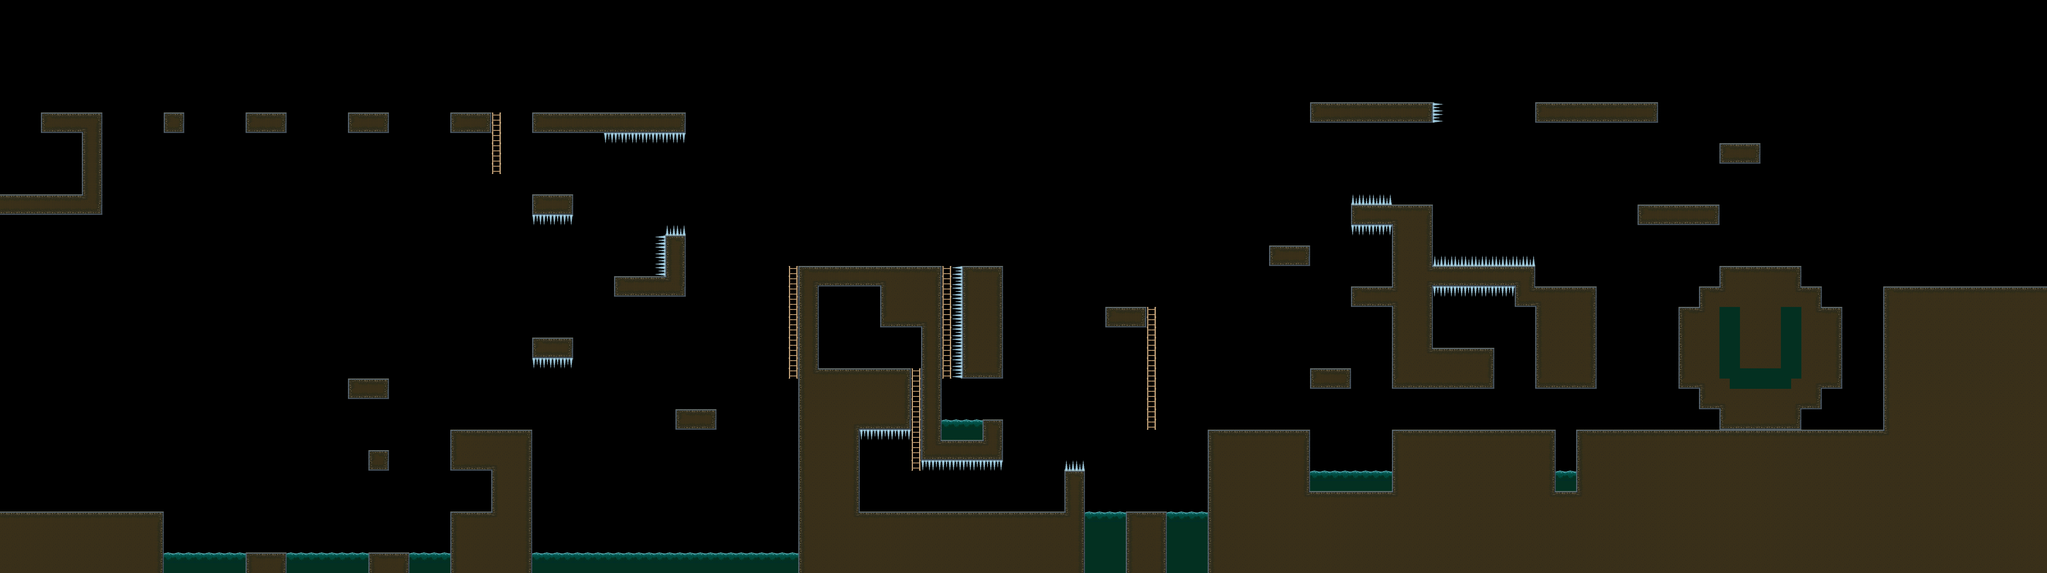

A level layout from a 2D game, rendered from its tile map. Below: a short description, then the map file with tile-grid data replaced by summaries:
An orthogonal 200x56 tile map with 34x34 px tiles, 1 tile layer (level-layer) and 48 objects.

<map version="1.0" orientation="orthogonal" renderorder="right-down" width="200" height="56" tilewidth="34" tileheight="34" nextobjectid="69">
 <properties>
  <property name="colleguesMan" value="25" />
  <property name="colleguesWoman" value="24" />
  <property name="enemies" value="26" />
  <property name="guards" value="28" />
  <property name="platform" value="201,202,203,204,205,206,207,208,209,210,211,212,221" />
  <property name="stairs" value="261" />
  <property name="thorns" value="281,282,283,284" />
 </properties>
 <tileset firstgid="1" name="blocks" tilewidth="34" tileheight="34" tilecount="400" columns="20">
  <image source="../img/blocks1.png" width="680" height="680" />
 </tileset>
 <layer name="level-layer" width="200" height="56">
  <data>[11200 cells, 2942 non-empty, 23 distinct tile ids]</data>
 </layer>
 <objectgroup name="enemy-layer">
  <object id="8" gid="26" x="1564" y="1700" width="34" height="34" />
  <object id="9" gid="26" x="1258" y="1836" width="34" height="34" />
  <object id="10" gid="26" x="102" y="646" width="34" height="34" />
  <object id="11" gid="26" x="1904" y="374" width="34" height="34" />
  <object id="12" gid="26" x="850" y="374" width="34" height="34" />
  <object id="13" gid="26" x="2856" y="1224" width="34" height="34" />
  <object id="14" gid="26" x="3400" y="1700" width="34" height="34" />
  <object id="15" gid="26" x="4046" y="1428" width="34" height="34" />
  <object id="16" gid="26" x="4828" y="1428" width="34" height="34" />
  <object id="17" gid="26" x="4896" y="1156" width="34" height="34" />
  <object id="18" gid="26" x="4522" y="340" width="34" height="34" />
  <object id="19" gid="26" x="2108" y="918" width="34" height="34" />
  <object id="20" gid="26" x="3026" y="884" width="34" height="34" />
  <object id="22" gid="26" x="4522" y="952" width="34" height="34" />
  <object id="27" gid="26" x="5372" y="340" width="34" height="34" />
  <object id="28" gid="26" x="5848" y="884" width="34" height="34" />
  <object id="31" gid="26" x="4692" y="680" width="34" height="34" />
  <object id="33" gid="261" x="5304" y="986" width="34" height="34" />
  <object id="34" gid="261" x="5304" y="1020" width="34" height="34" />
  <object id="35" gid="261" x="5304" y="1054" width="34" height="34" />
  <object id="36" gid="261" x="5304" y="1088" width="34" height="34" />
  <object id="37" gid="261" x="5304" y="1122" width="34" height="34" />
  <object id="38" gid="261" x="5304" y="1156" width="34" height="34" />
  <object id="39" gid="261" x="5304" y="1190" width="34" height="34" />
  <object id="40" gid="261" x="5304" y="1224" width="34" height="34" />
  <object id="41" gid="261" x="5304" y="1258" width="34" height="34" />
  <object id="42" gid="261" x="5304" y="1292" width="34" height="34" />
 </objectgroup>
 <objectgroup name="collegue-layer">
  <object id="43" gid="24" x="238" y="646" width="34" height="34" />
  <object id="44" gid="24" x="2108" y="374" width="34" height="34" />
  <object id="45" gid="24" x="2142" y="918" width="34" height="34" />
  <object id="47" gid="24" x="2720" y="1224" width="34" height="34" />
  <object id="48" gid="24" x="2856" y="1700" width="34" height="34" />
  <object id="49" gid="24" x="4590" y="952" width="34" height="34" />
  <object id="50" gid="24" x="5100" y="952" width="34" height="34" />
  <object id="51" gid="24" x="5168" y="340" width="34" height="34" />
  <object id="52" gid="24" x="5678" y="1428" width="34" height="34" />
  <object id="54" gid="24" x="4624" y="1428" width="34" height="34" />
  <object id="55" gid="25" x="1598" y="1700" width="34" height="34" />
  <object id="56" gid="25" x="1156" y="1258" width="34" height="34" />
  <object id="57" gid="25" x="2346" y="1360" width="34" height="34" />
  <object id="58" gid="25" x="3842" y="1700" width="34" height="34" />
  <object id="59" gid="25" x="4760" y="1156" width="34" height="34" />
  <object id="60" gid="25" x="4352" y="340" width="34" height="34" />
  <object id="61" gid="25" x="5678" y="680" width="34" height="34" />
  <object id="62" gid="25" x="3298" y="1394" width="34" height="34" />
  <object id="63" gid="25" x="1870" y="646" width="34" height="34" />
  <object id="64" gid="25" x="1156" y="374" width="34" height="34" />
 </objectgroup>
 <objectgroup name="guard-layer">
  <object id="68" gid="28" x="6664" y="952" width="34" height="34" />
 </objectgroup>
</map>